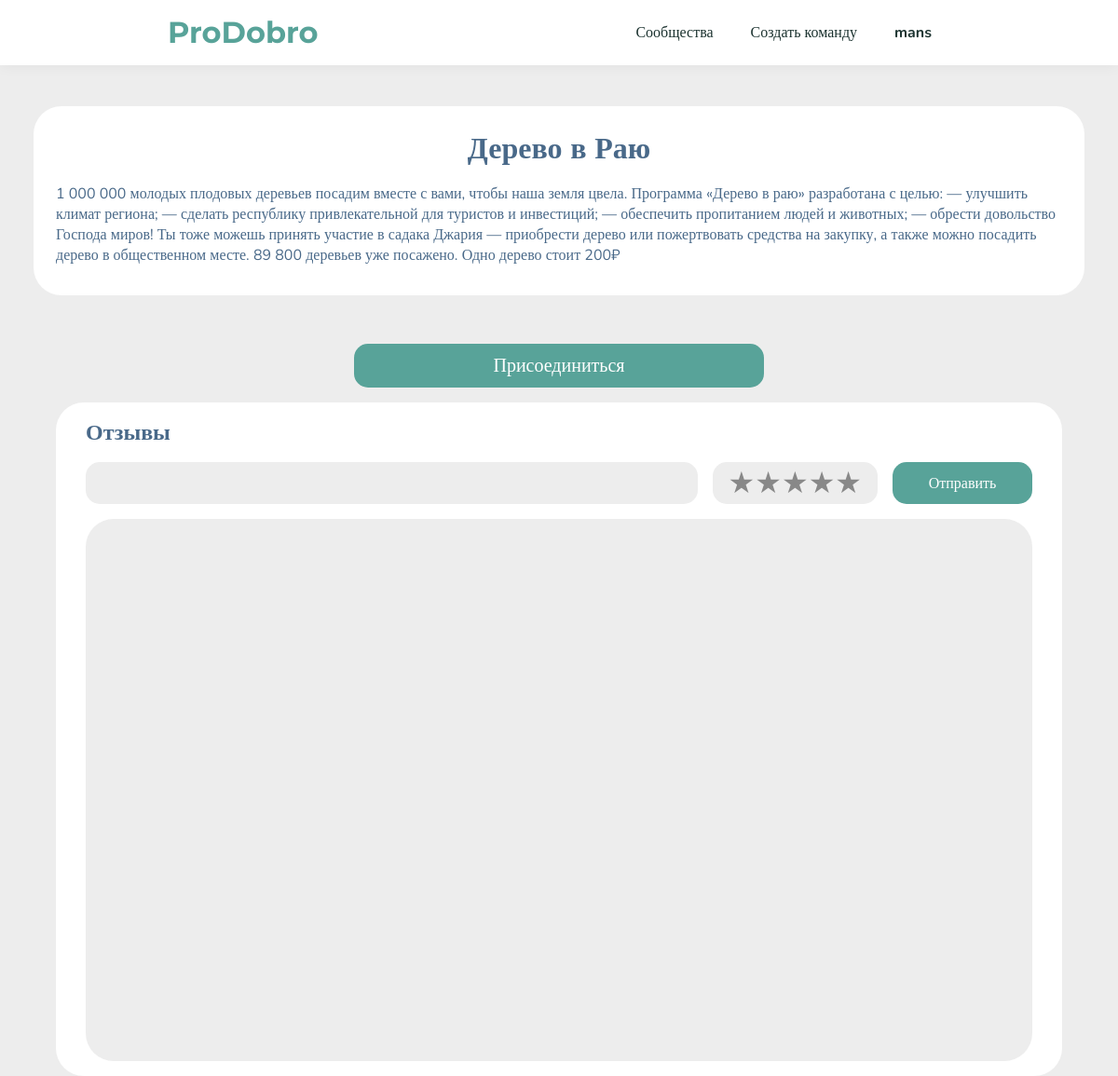
Screenshot of /course/5/ (signed in) with the database file from the repository.
### main/models.py (models this page shows, shortened)
class User(AbstractUser):
    avatar = models.ImageField(blank=True, verbose_name='Аватарка')
    phone = models.CharField(blank=True, max_length=30,)

class Course(models.Model):
    STATUS_CHOICES = [
        ('pending', 'На рассмотрении'),
        ('accepted', 'Принято'),
        ('rejected', 'Отклонено'),
    ]
    title = models.CharField(max_length=150, verbose_name='Название')
    description = models.TextField(blank=True, verbose_name='Описание')
    author = models.CharField(max_length=150, blank=True, verbose_name='Автор')
    avatar = models.ImageField(blank=True, verbose_name='Аватарка')
    status = models.CharField(
        max_length=10,
        choices=STATUS_CHOICES,
        default='pending',
        verbose_name='Статус'
    )
    users = models.ManyToManyField(User)

### main/views.py (the view)
# urls.py: path('course/<int:course_id>/', views.show_course, name='course'),
def show_course(request: HttpRequest, course_id: int):
    course = Course.objects.get(id=course_id)
    data = create_base_data(f'Команда: {course.title}')
    data['course'] = course
    data['users'] = course.users.all()
    data['is_joined'] = False
    if request.user.is_authenticated and request.user in data['users']:
        data['is_joined'] = True
    return render(request, 'course.html', data)

### main/views.py (called while the page is built)
def create_base_data(title: str = None):
    if not title:
        title = DEFAULT_TITLE
    return {
        'title': title,
    }

### main/templates/course.html (shortened to what this page needs)
{% extends  "base.html" %}
{% load static %}
{% block head  %}
    <link type="text/css" rel="stylesheet" href="{% static 'css/course.css' %}">
{% endblock %}
{% block content  %}
<br><br>
<div class="container">
    <div class="container">
    <div class="strap team">
       <h1>{{ course.title }}</h1>
        <p>{{ course.description }}</p>
    </div>
    {% if is_joined %}
    <button class="button" onclick="join()">Выйти</button>
    {% else %}
    <button class="button" onclick="join()">Присоединиться</button>
    {% endif %}
    <div class="strap">
        <div class="comments-section">
            <h2>Отзывы</h2>
            <div class="comment-write">
                <input id="comment-input" type="text" class="input">
                <div id='starRating' class="star-rating">
                    <label for="5-stars" class="star">&#9733;</label>
                    <label for="4-stars" class="star">&#9733;</label>
                    <label for="3-stars" class="star">&#9733;</label>
                    <label for="2-stars" class="star">&#9733;</label>
                    <label for="1-star" class="star">&#9733;</label>
                </div>
                <button onclick="send_comment()" class="button"> Отправить </button>
            </div>
            <div id="comments" class="comments">
            </div>
        </div>
    </div>
</div>
</div>
{% endblock %}

### main/templates/base.html (shortened to what this page needs)
{% load static %}
<!DOCTYPE html>
<html lang="en">
<head>
    <link type="text/css" rel="stylesheet" href="{% static 'css/base_style.css' %}">
    {% block head  %}
    {% endblock %}
</head>
<body>
<div class="head">
    <div class="head-content horizontal-container">
        <a class="logo" href="/catalog">
            <span class="text-logo-part-2">ProDobro</span>
        </a>
        <nav class="nav-menu horizontal-container">
            <a href="/catalog" class="nav-item">Сообщества</a>
            {% if user.is_authenticated %}
            <a href="/create-course" class="nav-item">Создать команду</a>
            <a href="/logout" class="nav-item profile-text">{{ user.username }}</a>
            {% else %}
                <a href="/login" class="nav-item">Войти</a>
                <a href="/register" class="nav-item">Зарегистрироваться</a>
            {% endif %}
        </nav>
    </div>
</div>
{% block content  %}
{% endblock %}
</body>
</html>

### main/static/css/base_style.css (style rules this page uses)
:root { --base-font: Nunito; --logo-font: Montserrat; --background-color-1: #ffffff; --background-color-2: #EDEDED; --background-header: var(--background-color-1); --color-1: #1c3330; --color-2: #496989; --color-3: #496989; --color-hover-1: #58A399; --color-hover-2: #6ec596; --color-transparent: rgba(69, 69, 69, 0.6); --error-color: #D80032; --light-color: rgba(3, 248, 23, 0.25); --shadow: rgba(0, 0, 0, 0.05); --shadow-blur: 15px; --base-border-radius: 30px; --small-border-radius: calc(var(--base-border-radius) / 2); --max-width: 1440px; --base-transition: all 0.2s ease-in; }
* { margin: 0; padding: 0; font-family: var(--base-font); color: var(--color-2); transition: var(--base-transition); scrollbar-width: none; -ms-overflow-style: none; }
*, *:hover { transition: var(--base-transition); }
body { background-color: var(--background-color-2); min-height: 100vh; }
h1 { font-weight: 700; color: var(--color-2); }
a { color: var(--color-1); }
.horizontal-container { display: flex; flex-direction: row; justify-content: space-between; align-items: center; }
.head { width: 100vw; height: 70px; background-color: var(--background-header); box-shadow: 0 1px var(--shadow-blur) var(--shadow); font-size: 24px; }
.head-content { margin: auto; width: 70%; height: 100%; }
.profile-text { font-weight: 700; }
.logo { font-weight: 700; font-size: 32px; text-decoration: none; }
.text-logo-part-2 { color: var(--color-hover-1); font-family: var(--logo-font); }
.nav-menu { width: auto; }
.nav-item { font-size: 16px; margin: auto 20px; text-decoration: none; }
.container { display: flex; flex-direction: column; justify-content: space-between; align-items: center; gap: 1rem; }
.button, .gradient-button { width: 100%; padding: 10px; outline:none; font-size: 20px; border-radius: calc(var(--base-border-radius) / 2); border: none; background-color: var(--color-hover-1); color: var(--background-color-1); }
.star { position: relative; display: inline-block; color: #ccc; }
.star::before { content: '\2605'; position: absolute; color: #f5c518; overflow: hidden; width: 0; white-space: nowrap; }

### main/static/css/course.css (style rules this page uses)
a { text-decoration: none; }
.strap { display: flex; flex-direction: column; background-color: var(--background-color-1); width: 90%; min-width: min(1240px, 90vw); max-width: var(--max-width); border-radius: var(--base-border-radius); }
.team { padding: 1.5rem; gap: 1rem; padding-bottom: 2rem; margin: 0 auto; }
.team h1 { text-align: center; }
.comments-section { display: flex; flex-direction: column; padding: 1rem 2rem; gap: 1rem; }
.comments { min-width: 400px; min-height: 550px; background-color: var(--background-color-2); border-radius: var(--base-border-radius); display: flex; flex-direction: column; padding: 1rem; gap: 1rem; overflow: hidden; }
.comment-write { display: grid; grid-template-columns: 1fr auto 150px; gap: 1rem; width: 100% }
.comment-write input { width: 1fr; outline: none; color: var(--color-1); background-color: var(--background-color-2); border-radius: calc(var(--base-border-radius) / 2); border: 0px solid var(--color-1); padding: 7px 7px; font-size: 16px; }
.comment-write button { padding: 7px 12px; font-size: 16px; }
.star-rating { direction: rtl; display: inline-flex; font-size: 2em; justify-content: center; padding: 0 1rem; border: 1px solid transparent; background-color: var(--background-color-2); border-radius: var(--small-border-radius); }
.star-rating label { cursor: pointer; color: var(--color-transparent); }
.button { margin: 0 auto; max-width: 440px; }

### rows the page displays
User: username "mans"
Course: title "Дерево в Раю", description "1 000 000 молодых плодовых деревьев посадим вместе с вами, чтобы наша земля цвела. Программа «Дерево в раю» разработана с целью: — улучшить климат региона; — сделать республику привлекательной для туристов и инвестиций; — обеспечить пропитанием людей и животных; — обрести довольство Господа миров! Ты тоже можешь принять участие в садака Джария — приобрести дерево или пожертвовать средства на закупку, а также можно посадить дерево в общественном месте. 89 800 деревьев уже посажено. Одно дерево стоит 200₽"
